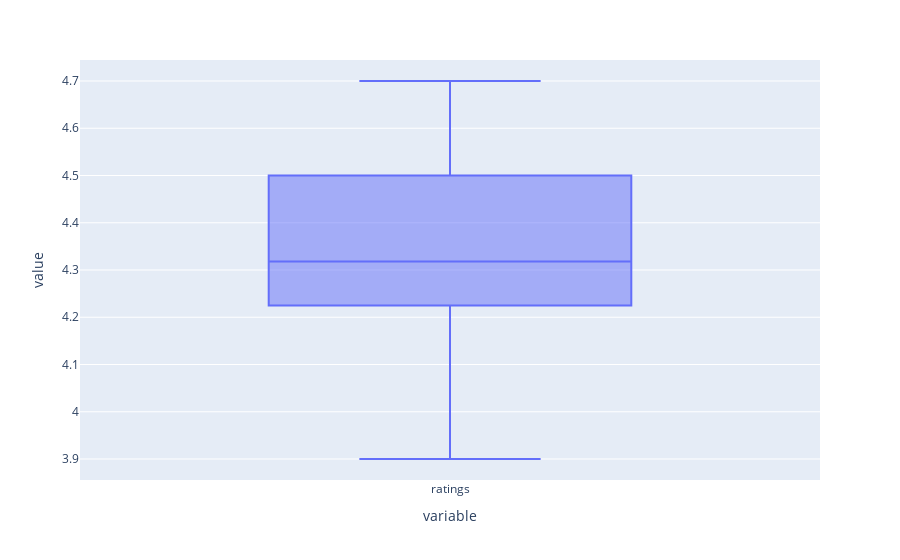

Notebook code for this chart:
### Code cell
plot = px.box(df['ratings'])
plot.show()

### Figure 1 — Plotly figure (JSON) as saved in the notebook; plotly's stock layout.template omitted (floating-point values rounded to 4 significant figures)
{"data": [{"alignmentgroup": "True", "hovertemplate": "variable=%{x}<br>value=%{y}<extra></extra>", "legendgroup": "", "marker": {"color": "#636efa"}, "name": "", "notched": false, "offsetgroup": "", "orientation": "v", "showlegend": false, "type": "box", "x": ["ratings", "ratings", "ratings", "ratings", "ratings", "ratings", "ratings", "ratings", "ratings", "ratings", "ratings", "ratings", "ratings", "ratings", "ratings", "ratings", "ratings", "ratings", "ratings", "ratings", "ratings", "ratings", "ratings", "ratings", "ratings", "ratings", "ratings", "ratings", "ratings", "ratings", "ratings", "ratings", "ratings", "ratings", "ratings", "ratings", "ratings", "ratings", "ratings", "ratings", "ratings", "ratings", "ratings", "ratings", "ratings", "ratings", "ratings", "ratings", "ratings", "ratings", "ratings", "ratings", "ratings", "ratings", "ratings", "ratings", "ratings", "ratings", "ratings"], "x0": " ", "xaxis": "x", "y": [4.4, 4.2, 4, 4.4, 4.7, 4.3, 4.4, 4.3, 4.3, 4.1, 4.4, 4.3, 4.7, 4.5, 4.5, 4.2, 4.1, 4.4, 4.3, 4.3, 4.4, 4.7, 4.3, 4.6, 4.3, 4.1, 4.7, 4.3, 4.1, 4.4, 4.2, 4.6, 4.4, 4.7, 4.5, 4.4, 4.1, 4.2, 4.4, 4.5, 4.5, 4.3, 4.6, 4.5, 4.318, 4.5, 4.5, 4.318, 4.3, 3.9, 4.1, 4.1, 4.3, 4.4, 4.1, 4.3, 4.3, 4.1, 4.5], "y0": " ", "yaxis": "y"}], "layout": {"boxmode": "group", "legend": {"tracegroupgap": 0}, "margin": {"t": 60}, "xaxis": {"anchor": "y", "domain": [0, 1], "title": {"text": "variable"}}, "yaxis": {"anchor": "x", "domain": [0, 1], "title": {"text": "value"}}}}
